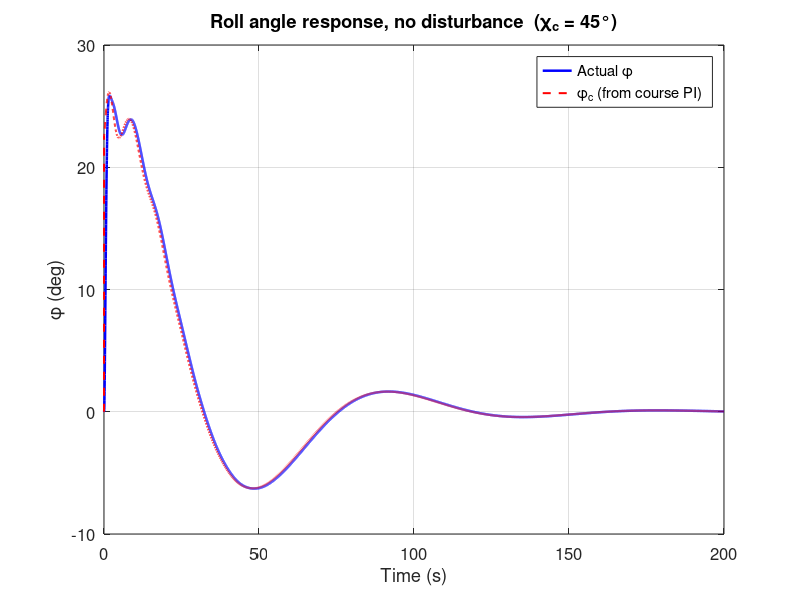
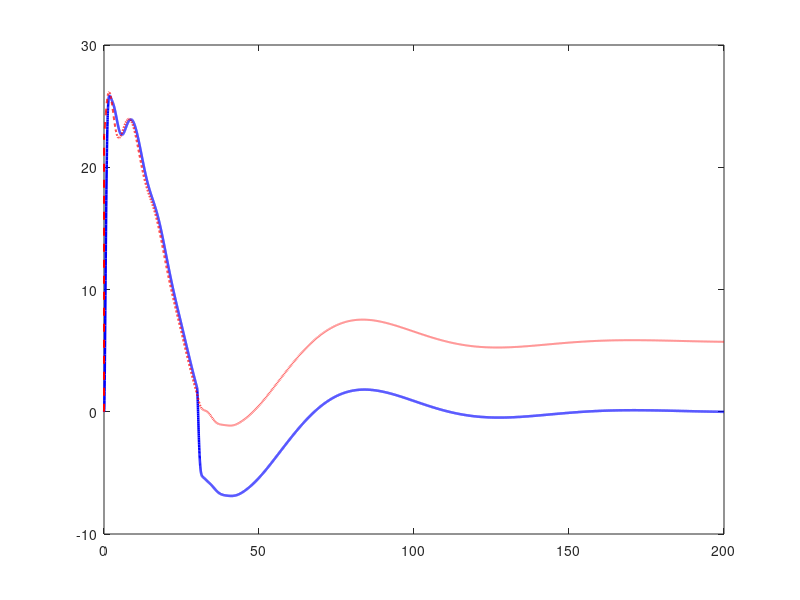

MATLAB code to generate these figures, in order: (Note: this script raises an error after producing the figures.)
% generate_report_plots.m
% generates all 10 
clear; clc;
addpath('../chap5')
addpath('../chap6')
addpath('../parameters')
load('autopilot_sim_results.mat');
load('autopilot_gains.mat');

FS  = 12; LW  = 1.8;
W=800; H=500;
da_lim = AP.delta_a_max*r2d;
de_lim = AP.delta_e_max*r2d;
dr_lim = AP.delta_r_max*r2d;

function tracked(t, actual, cmd_val, ylbl, albl, clbl, ttl, fs, lw)
    plot(t, actual, 'b-', 'LineWidth',lw, 'DisplayName',albl); hold on
    plot(t, cmd_val*ones(size(t)), 'r--', 'LineWidth',lw*0.8, 'DisplayName',clbl);
    xlabel('Time (s)','FontSize',fs); ylabel(ylbl,'FontSize',fs);
    title(ttl,'FontSize',fs); legend('Location','best','FontSize',fs-2);
    grid on; set(gca,'FontSize',fs);
end

function ctrl(t, u, ylbl, ttl, fs, lw, lim_val, lname)
    plot(t, u, 'k-', 'LineWidth',lw, 'DisplayName',lname); hold on
    if ~isempty(lim_val)
        yline( lim_val,'r--','LineWidth',0.8,'DisplayName','+limit');
        yline(-lim_val,'r--','LineWidth',0.8,'DisplayName','-limit');
    end
    xlabel('Time (s)','FontSize',fs); ylabel(ylbl,'FontSize',fs);
    title(ttl,'FontSize',fs); legend('Location','best','FontSize',fs-2);
    grid on; set(gca,'FontSize',fs);
end

% FIG 1 — Roll angle
figure(1); clf; set(gcf,'Position',[50 500 W H]);
plot(T1, phi1, 'b-', 'LineWidth',LW, 'DisplayName','Actual \phi'); hold on
plot(T1, phic1, 'r--', 'LineWidth',LW*0.8, 'DisplayName','\phi_c (from course PI)');
xlabel('Time (s)','FontSize',FS); ylabel('\phi (deg)','FontSize',FS);
title('Roll angle response, no disturbance  (\chi_c = 45°)','FontSize',FS);
legend('Location','best','FontSize',FS-2); grid on; set(gca,'FontSize',FS);
saveas(gcf,'fig1_roll_no_disturbance.png');

% FIG 2 — Roll with disturbance
figure(2); clf; set(gcf,'Position',[50 500 W H]);
plot(T2, phi2, 'b-', 'LineWidth',LW, 'DisplayName','Actual \phi'); hold on
plot(T2, phic2, 'r--', 'LineWidth',LW*0.8, 'DisplayName','\phi_c');
xline(30, 'g:', 'LineWidth',1.2, 'DisplayName','Disturbance onset');
xlabel('Time (s)','FontSize',FS); ylabel('\phi (deg)','FontSize',FS);
title('Roll angle WITH disturbance  (step 0.2 rad at t = 30 s)','FontSize',FS);
legend('Location','best','FontSize',FS-2); grid on; set(gca,'FontSize',FS);
saveas(gcf,'fig2_roll_with_disturbance.png');

% FIG 3 — Course
figure(3); clf; set(gcf,'Position',[50 500 W H]);
tracked(T1, chi1, 45, '\chi (deg)', 'Actual \chi', '\chi_c = 45°', ...
    'Course angle response  (\chi_c = 45°)', FS, LW);
saveas(gcf,'fig3_course.png');

% FIG 4 — Sideslip
figure(4); clf; set(gcf,'Position',[50 500 W H]);
tracked(T1, beta1, 0, '\beta (deg)', 'Actual \beta', '\beta_c = 0', ...
    'Sideslip \beta during course step  (\chi_c = 45°, \beta_c = 0)', FS, LW);
saveas(gcf,'fig4_sideslip.png');

% FIG 5 — Lateral Inputs
figure(5); clf; set(gcf,'Position',[50 50 W 750]);
subplot(3,1,1); ctrl(T1, da1, '\delta_a (deg)', 'Aileron \delta_a — course step (\chi_c = 45°)', FS, LW, da_lim, '\delta_a');
subplot(3,1,2); ctrl(T1, dr1, '\delta_r (deg)', 'Rudder \delta_r — yaw damper', FS, LW, dr_lim, '\delta_r');
subplot(3,1,3); ctrl(T1, phic1, '\phi_c (deg)', 'Roll command \phi_c — from course PI', FS, LW, AP.phi_c_max*r2d, '\phi_c');
sgtitle('Lateral autopilot control inputs','FontSize',FS+1,'FontWeight','bold');
saveas(gcf,'fig5_lateral_inputs.png');

% FIG 6 — Pitch (Using T5 / Sim 5 6-DOF Data)
figure(6); clf; set(gcf,'Position',[50 500 W H]);
tracked(T5, theta5, 5, '\theta (deg)', 'Actual \theta', '\theta_c = 5°', ...
    'Pitch response  (\theta_c = 5°)', FS, LW);
saveas(gcf,'fig6_pitch.png');

% FIG 7 — Altitude (Using T3 / Sim 3 6-DOF Data)
figure(7); clf; set(gcf,'Position',[50 500 W H]);
tracked(T3, h3, h_trim+20, 'h (m)', 'Actual h', 'h_c = trim + 20 m', ...
    'Altitude response  (\Deltah = 20 m)', FS, LW);
saveas(gcf,'fig7_altitude.png');

% FIG 8 — Airspeed via Throttle (Using T4 / Sim 4 6-DOF Data)
figure(8); clf; set(gcf,'Position',[50 500 W 600]);
subplot(2,1,1); tracked(T4, Va4, Va_trim+5, 'V_a (m/s)', 'Actual V_a', sprintf('V_{a,c} = %.0f m/s', Va_trim+5), ...
    'Airspeed via throttle  (\DeltaV_a = 5 m/s)', FS, LW);
subplot(2,1,2); ctrl(T4, dt4, '\delta_t', 'Throttle \delta_t', FS, LW, [], '\delta_t');
yline(1,'r--','LineWidth',0.8,'DisplayName','+limit'); yline(0,'b:','LineWidth',0.8,'DisplayName','0');
legend('Location','best','FontSize',FS-2); set(gca,'FontSize',FS);
sgtitle('Airspeed via throttle','FontSize',FS+1,'FontWeight','bold');
saveas(gcf,'fig8_airspeed_throttle.png');

% FIG 9 — Airspeed via Pitch (Using T6 / Sim 6 6-DOF Data)
figure(9); clf; set(gcf,'Position',[50 500 W 600]);
subplot(2,1,1); tracked(T6, Va6, Va_trim+5, 'V_a (m/s)', 'Actual V_a', sprintf('V_{a,c} = %.0f m/s', Va_trim+5), ...
    'Airspeed via pitch  (\DeltaV_a = 5 m/s, \delta_t fixed)', FS, LW);
subplot(2,1,2); ctrl(T6, thetac6, '\theta_c (deg)', 'Pitch command \theta_c from airspeed/pitch controller', FS, LW, [], '\theta_c');
set(gca,'FontSize',FS);
sgtitle('Airspeed via pitch','FontSize',FS+1,'FontWeight','bold');
saveas(gcf,'fig9_airspeed_pitch.png');

% FIG 10 — Longitudinal Inputs
figure(10); clf; set(gcf,'Position',[50 50 W 600]);
subplot(2,1,1)
plot(T3, de3,   'k-',  'LineWidth',LW,     'DisplayName','\delta_e (alt step)'); hold on
plot(T5, de5, 'b--', 'LineWidth',LW*0.8, 'DisplayName','\delta_e (pitch step)');
yline( de_lim,'r--','LineWidth',0.8,'DisplayName','+limit');
yline(-de_lim,'r--','LineWidth',0.8,'DisplayName','-limit');
xlabel('Time (s)','FontSize',FS); ylabel('\delta_e (deg)','FontSize',FS);
title('Elevator \delta_e','FontSize',FS);
legend('Location','best','FontSize',FS-2); grid on; set(gca,'FontSize',FS);

subplot(2,1,2)
plot(T4, dt4, 'k-', 'LineWidth',LW, 'DisplayName','\delta_t (airspeed step)'); hold on
yline(1,'r--','LineWidth',0.8,'DisplayName','+limit');
yline(0,'b:','LineWidth',0.8,'DisplayName','0');
xlabel('Time (s)','FontSize',FS); ylabel('\delta_t','FontSize',FS);
title('Throttle \delta_t','FontSize',FS);
legend('Location','best','FontSize',FS-2); grid on; set(gca,'FontSize',FS);
sgtitle('Longitudinal autopilot control inputs','FontSize',FS+1,'FontWeight','bold');
saveas(gcf,'fig10_longitudinal_inputs.png');

fprintf('\nAll 10 figures saved from pure 6-DOF simulation.\n');
